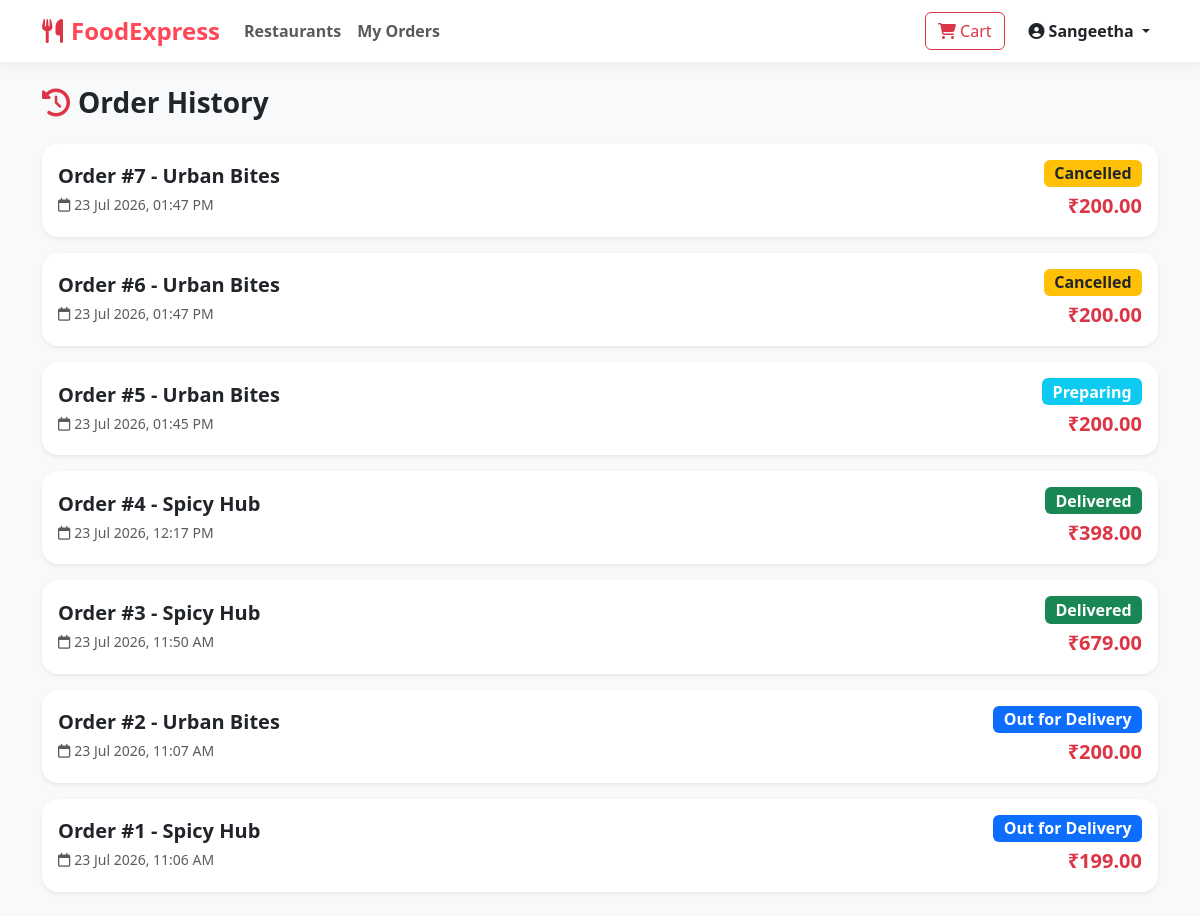
The page /orders/history/ (signed in) on the database its author committed.
### orders/models.py (models this page shows, shortened)
class Order(models.Model):
    STATUS_CHOICES = (
        ('Pending', 'Pending'),
        ('Accepted', 'Accepted by Restaurant'),
        ('Preparing', 'Preparing Food'),
        ('Out for Delivery', 'Out for Delivery'),
        ('Delivered', 'Delivered'),
        ('Cancelled', 'Cancelled'),
    )
    user = models.ForeignKey(User, on_delete=models.CASCADE, related_name='orders')
    restaurant = models.ForeignKey(Restaurant, on_delete=models.CASCADE)
    delivery_partner = models.ForeignKey(User, on_delete=models.SET_NULL, null=True, blank=True, related_name='deliveries')
    total_amount = models.DecimalField(max_digits=10, decimal_places=2)
    delivery_address = models.TextField()
    status = models.CharField(max_length=30, choices=STATUS_CHOICES, default='Pending')
    created_at = models.DateTimeField(auto_now_add=True)
    declined_by = models.ManyToManyField(User, related_name='declined_orders', blank=True)

### restaurants/models.py (models this page shows, shortened)
class Restaurant(models.Model):
    owner = models.ForeignKey(User, on_delete=models.CASCADE, related_name='restaurants')
    name = models.CharField(max_length=200)
    description = models.TextField()
    address = models.TextField()
    phone = models.CharField(max_length=15)
    image = models.ImageField(upload_to='restaurants/', blank=True, null=True)
    is_active = models.BooleanField(default=True)
    created_at = models.DateTimeField(auto_now_add=True)

### orders/views.py (the view)
# urls.py: path('history/', views.order_history, name='order_history'),
@login_required
def order_history(request):
    orders = Order.objects.filter(user=request.user).order_by('-created_at')
    return render(request, 'orders/order_history.html', {'orders': orders})

### orders/templates/orders/order_history.html (shortened to what this page needs)
{% extends 'base.html' %}
{% block content %}
<h3 class="fw-bold mb-4"><i class="fa-solid fa-clock-rotate-left text-danger me-2"></i>Order History</h3>
{% if orders %}
    <div class="row g-3">
        {% for order in orders %}
            <div class="col-12">
                <a href="{% url 'order_detail' order.id %}" class="text-decoration-none text-dark">
                    <div class="card border-0 shadow-sm rounded-4 p-3 hover-shadow transition">
                        <div class="d-flex justify-content-between align-items-center">
                            <div>
                                <h5 class="fw-bold mb-1">Order #{{ order.id }} - {{ order.restaurant.name }}</h5>
                                <small class="text-muted"><i class="fa-regular fa-calendar me-1"></i>{{ order.created_at|date:"d M Y, h:i A" }}</small>
                            </div>
                            <div class="text-end">
                                <span class="badge {% if order.status == 'Delivered' %}bg-success{% elif order.status == 'Out for Delivery' %}bg-primary{% elif order.status == 'Preparing' %}bg-info{% else %}bg-warning text-dark{% endif %} fs-6 mb-1">
                                    {{ order.status }}
                                </span>
                                <div class="fw-bold text-danger fs-5">₹{{ order.total_amount }}</div>
                            </div>
                        </div>
                    </div>
                </a>
            </div>
        {% endfor %}
    </div>
{% else %}
    <div class="text-center py-5">
        <i class="fa-solid fa-receipt fa-3x text-muted mb-3"></i>
        <h5 class="text-muted">No past orders found!</h5>
        <a href="{% url 'home' %}" class="btn btn-danger mt-3 rounded-pill px-4">Order Food Now</a>
    </div>
{% endif %}
{% endblock %}

### templates/base.html (shortened to what this page needs)
<!DOCTYPE html>
<html lang="en">
<head>
    <link href="https://cdn.jsdelivr.net/npm/bootstrap@5.3.0/dist/css/bootstrap.min.css" rel="stylesheet">
    <link rel="stylesheet" href="https://cdnjs.cloudflare.com/ajax/libs/font-awesome/6.4.0/css/all.min.css">
</head>
<body>
    <nav class="navbar navbar-expand-lg navbar-custom sticky-top">
        <div class="container">
            <a class="navbar-brand" href="{% url 'home' %}">
                <i class="fa-solid fa-utensils text-danger me-2"></i>FoodExpress
            </a>
            <div class="collapse navbar-collapse" id="navbarNav">
                <ul class="navbar-nav me-auto">
                    <li class="nav-item">
                        <a class="nav-link fw-semibold" href="{% url 'home' %}">Restaurants</a>
                    </li>
                    {% if user.is_authenticated %}
                        <li class="nav-item">
                            <a class="nav-link fw-semibold" href="{% url 'order_history' %}">My Orders</a>
                        </li>
                    {% endif %}
                </ul>
                <ul class="navbar-nav ms-auto align-items-center gap-2">
                    {% if user.is_authenticated %}
                        <li class="nav-item">
                            <a href="{% url 'view_cart' %}" class="btn btn-outline-danger position-relative me-2">
                                <i class="fa-solid fa-cart-shopping"></i> Cart
                            </a>
                        </li>
                        <li class="nav-item dropdown">
                            <a class="nav-link dropdown-toggle fw-bold text-dark" href="#" id="userDrop" data-bs-toggle="dropdown">
                                <i class="fa-solid fa-user-circle me-1"></i>{{ user.username }}
                            </a>
                        </li>
                    {% endif %}
                </ul>
            </div>
        </div>
    </nav>
    <main class="py-4">
        <div class="container">
            {% block content %}{% endblock %}
        </div>
    </main>
</body>
</html>

### templates/base.html (style rules this page uses)
:root { --primary-color: #ff4757; --secondary-color: #2ed573; --dark-color: #2f3542; --light-bg: #f8f9fa; }
body { background-color: var(--light-bg); font-family: 'Segoe UI', Tahoma, Geneva, Verdana, sans-serif; }
.navbar-custom { background-color: #ffffff; box-shadow: 0 4px 12px rgba(0,0,0,0.05); }
.navbar-brand { font-weight: 700; color: var(--primary-color) !important; font-size: 1.5rem; }

### rows shown on the page
Order: id "7", restaurant.name "Urban Bites", created_at "23 Jul 2026, 01:47 PM", status "Cancelled", total_amount "200.00"
Order: id "6", restaurant.name "Urban Bites", created_at "23 Jul 2026, 01:47 PM", status "Cancelled", total_amount "200.00"
Order: id "5", restaurant.name "Urban Bites", created_at "23 Jul 2026, 01:45 PM", status "Preparing", total_amount "200.00"
Order: id "4", restaurant.name "Spicy Hub", created_at "23 Jul 2026, 12:17 PM", status "Delivered", total_amount "398.00"
Order: id "3", restaurant.name "Spicy Hub", created_at "23 Jul 2026, 11:50 AM", status "Delivered", total_amount "679.00"
Order: id "2", restaurant.name "Urban Bites", created_at "23 Jul 2026, 11:07 AM", status "Out for Delivery", total_amount "200.00"
Order: id "1", restaurant.name "Spicy Hub", created_at "23 Jul 2026, 11:06 AM", status "Out for Delivery", total_amount "199.00"

### other values the page prints
{{ user.username }} "Sangeetha"
